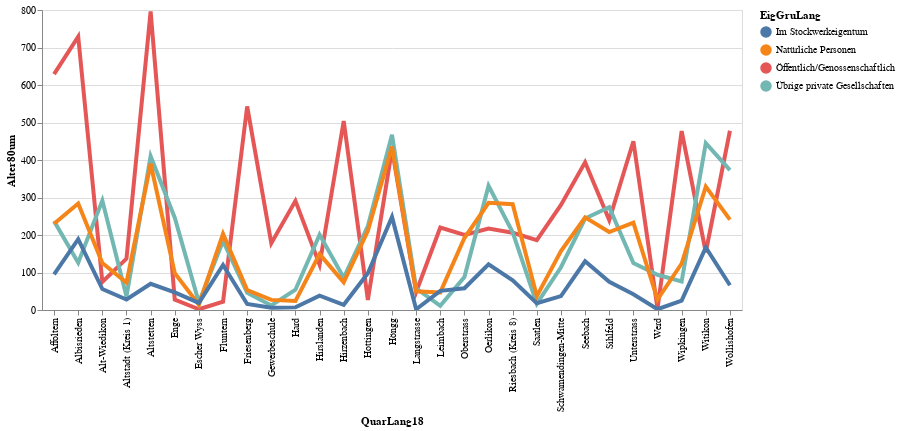

Notebook code cell kept with this figure:
### Code cell
# df_statzonen = df_statzonen[(df_statzonen.knr>0) & (df_statzonen.qname!="Hirslanden")]
#aktuellesJahr[[aktuellesJahr.KreisSort =7]])
highlight = alt.selection(type='single', on='mouseover',
                          fields=['EigGruLang'], nearest=True)
#x='date:StichtagDatJahr',
base = alt.Chart(mySelection).encode(
    x='QuarLang18',
    y='Alter80um',
    color='EigGruLang'
)

points = base.mark_circle().encode(
    opacity=alt.value(0)
).add_selection(
    highlight
).properties(
    width=700 , height=300
)
lines = base.mark_line().encode(
    size=alt.condition(~highlight, alt.value(1.5), alt.value(4))
).interactive()

points + lines

### Figure 1 — Vega-Lite specification as saved in the notebook (floating-point values rounded to 4 significant figures)
{"config": {"view": {"continuousWidth": 400, "continuousHeight": 300}}, "layer": [{"mark": "circle", "encoding": {"color": {"type": "nominal", "field": "EigGruLang"}, "opacity": {"value": 0}, "x": {"type": "nominal", "field": "QuarLang18"}, "y": {"type": "quantitative", "field": "Alter80um"}}, "height": 300, "selection": {"selector001": {"type": "single", "on": "mouseover", "fields": ["EigGruLang"], "nearest": true}}, "width": 700}, {"mark": "line", "encoding": {"color": {"type": "nominal", "field": "EigGruLang"}, "size": {"condition": {"value": 1.5, "selection": {"not": "selector001"}}, "value": 4}, "x": {"type": "nominal", "field": "QuarLang18"}, "y": {"type": "quantitative", "field": "Alter80um"}}, "selection": {"selector002": {"type": "interval", "bind": "scales", "encodings": ["x", "y"]}}}], "data": {"name": "data-db579d93ed7eba28a1594106e8e64ed3"}, "$schema": "https://vega.github.io/schema/vega-lite/v4.8.1.json", "datasets": {"data-db579d93ed7eba28a1594106e8e64ed3": [{"Jahr": "2020-01-01T00:00:00", "QuarLang18": "Altstadt (Kreis 1)", "QuarSort18": 10, "EigGruSort": 1, "EigGruLang": "Öffentlich/Genossenschaftlich", "AnzGebMitPers": 196, "PersTotal": 1756, "Alter6069": 249, "Alter80um": 137}, {"Jahr": "2020-01-01T00:00:00", "QuarLang18": "Altstadt (Kreis 1)", "QuarSort18": 10, "EigGruSort": 2, "EigGruLang": "Übrige private Gesellschaften", "AnzGebMitPers": 245, "PersTotal": 1521, "Alter6069": 144, "Alter80um": 36}, {"Jahr": "2020-01-01T00:00:00", "QuarLang18": "Altstadt (Kreis 1)", "QuarSort18": 10, "EigGruSort": 3, "EigGruLang": "Natürliche Personen", "AnzGebMitPers": 383, "PersTotal": 2049, "Alter6069": 174, "Alter80um": 73}, {"Jahr": "2020-01-01T00:00:00", "QuarLang18": "Altstadt (Kreis 1)", "QuarSort18": 10, "EigGruSort": 4, "EigGruLang": "Im Stockwerkeigentum", "AnzGebMitPers": 73, "PersTotal": 505, "Alter6069": 56, "Alter80um": 28}, {"Jahr": "2020-01-01T00:00:00", "QuarLang18": "Wollishofen", "QuarSort18": 21, "EigGruSort": 1, "EigGruLang": "Öffentlich/Genossenschaftlich", "AnzGebMitPers": 588, "PersTotal": 7419, "Alter6069": 680, "Alter80um": 478}, {"Jahr": "2020-01-01T00:00:00", "QuarLang18": "Wollishofen", "QuarSort18": 21, "EigGruSort": 2, "EigGruLang": "Übrige private Gesellschaften", "AnzGebMitPers": 293, "PersTotal": 4627, "Alter6069": 227, "Alter80um": 373}, {"Jahr": "2020-01-01T00:00:00", "QuarLang18": "Wollishofen", "QuarSort18": 21, "EigGruSort": 3, "EigGruLang": "Natürliche Personen", "AnzGebMitPers": 803, "PersTotal": 6011, "Alter6069": 511, "Alter80um": 241}, {"Jahr": "2020-01-01T00:00:00", "QuarLang18": "Wollishofen", "QuarSort18": 21, "EigGruSort": 4, "EigGruLang": "Im Stockwerkeigentum", "AnzGebMitPers": 123, "PersTotal": 1699, "Alter6069": 154, "Alter80um": 66}, {"Jahr": "2020-01-01T00:00:00", "QuarLang18": "Leimbach", "QuarSort18": 23, "EigGruSort": 1, "EigGruLang": "Öffentlich/Genossenschaftlich", "AnzGebMitPers": 371, "PersTotal": 3708, "Alter6069": 273, "Alter80um": 220}, {"Jahr": "2020-01-01T00:00:00", "QuarLang18": "Leimbach", "QuarSort18": 23, "EigGruSort": 2, "EigGruLang": "Übrige private Gesellschaften", "AnzGebMitPers": 40, "PersTotal": 784, "Alter6069": 50, "Alter80um": 11}, {"Jahr": "2020-01-01T00:00:00", "QuarLang18": "Leimbach", "QuarSort18": 23, "EigGruSort": 3, "EigGruLang": "Natürliche Personen", "AnzGebMitPers": 226, "PersTotal": 1181, "Alter6069": 127, "Alter80um": 47}, {"Jahr": "2020-01-01T00:00:00", "QuarLang18": "Leimbach", "QuarSort18": 23, "EigGruSort": 4, "EigGruLang": "Im Stockwerkeigentum", "AnzGebMitPers": 29, "PersTotal": 438, "Alter6069": 66, "Alter80um": 51}, {"Jahr": "2020-01-01T00:00:00", "QuarLang18": "Enge", "QuarSort18": 24, "EigGruSort": 1, "EigGruLang": "Öffentlich/Genossenschaftlich", "AnzGebMitPers": 59, "PersTotal": 866, "Alter6069": 63, "Alter80um": 28}, {"Jahr": "2020-01-01T00:00:00", "QuarLang18": "Enge", "QuarSort18": 24, "EigGruSort": 2, "EigGruLang": "Übrige private Gesellschaften", "AnzGebMitPers": 321, "PersTotal": 3893, "Alter6069": 219, "Alter80um": 246}, {"Jahr": "2020-01-01T00:00:00", "QuarLang18": "Enge", "QuarSort18": 24, "EigGruSort": 3, "EigGruLang": "Natürliche Personen", "AnzGebMitPers": 414, "PersTotal": 3705, "Alter6069": 231, "Alter80um": 98}, {"Jahr": "2020-01-01T00:00:00", "QuarLang18": "Enge", "QuarSort18": 24, "EigGruSort": 4, "EigGruLang": "Im Stockwerkeigentum", "AnzGebMitPers": 97, "PersTotal": 1191, "Alter6069": 95, "Alter80um": 47}, {"Jahr": "2020-01-01T00:00:00", "QuarLang18": "Alt-Wiedikon", "QuarSort18": 31, "EigGruSort": 1, "EigGruLang": "Öffentlich/Genossenschaftlich", "AnzGebMitPers": 108, "PersTotal": 1579, "Alter6069": 176, "Alter80um": 75}, {"Jahr": "2020-01-01T00:00:00", "QuarLang18": "Alt-Wiedikon", "QuarSort18": 31, "EigGruSort": 2, "EigGruLang": "Übrige private Gesellschaften", "AnzGebMitPers": 421, "PersTotal": 8021, "Alter6069": 443, "Alter80um": 292}, {"Jahr": "2020-01-01T00:00:00", "QuarLang18": "Alt-Wiedikon", "QuarSort18": 31, "EigGruSort": 3, "EigGruLang": "Natürliche Personen", "AnzGebMitPers": 572, "PersTotal": 6173, "Alter6069": 390, "Alter80um": 125}, {"Jahr": "2020-01-01T00:00:00", "QuarLang18": "Alt-Wiedikon", "QuarSort18": 31, "EigGruSort": 4, "EigGruLang": "Im Stockwerkeigentum", "AnzGebMitPers": 106, "PersTotal": 1990, "Alter6069": 172, "Alter80um": 56}, {"Jahr": "2020-01-01T00:00:00", "QuarLang18": "Friesenberg", "QuarSort18": 33, "EigGruSort": 1, "EigGruLang": "Öffentlich/Genossenschaftlich", "AnzGebMitPers": 1173, "PersTotal": 8540, "Alter6069": 799, "Alter80um": 543}, {"Jahr": "2020-01-01T00:00:00", "QuarLang18": "Friesenberg", "QuarSort18": 33, "EigGruSort": 2, "EigGruLang": "Übrige private Gesellschaften", "AnzGebMitPers": 61, "PersTotal": 877, "Alter6069": 47, "Alter80um": 46}, {"Jahr": "2020-01-01T00:00:00", "QuarLang18": "Friesenberg", "QuarSort18": 33, "EigGruSort": 3, "EigGruLang": "Natürliche Personen", "AnzGebMitPers": 240, "PersTotal": 1423, "Alter6069": 124, "Alter80um": 53}, {"Jahr": "2020-01-01T00:00:00", "QuarLang18": "Friesenberg", "QuarSort18": 33, "EigGruSort": 4, "EigGruLang": "Im Stockwerkeigentum", "AnzGebMitPers": 20, "PersTotal": 230, "Alter6069": 18, "Alter80um": 16}, {"Jahr": "2020-01-01T00:00:00", "QuarLang18": "Sihlfeld", "QuarSort18": 34, "EigGruSort": 1, "EigGruLang": "Öffentlich/Genossenschaftlich", "AnzGebMitPers": 329, "PersTotal": 6538, "Alter6069": 677, "Alter80um": 240}, {"Jahr": "2020-01-01T00:00:00", "QuarLang18": "Sihlfeld", "QuarSort18": 34, "EigGruSort": 2, "EigGruLang": "Übrige private Gesellschaften", "AnzGebMitPers": 318, "PersTotal": 5921, "Alter6069": 290, "Alter80um": 274}, {"Jahr": "2020-01-01T00:00:00", "QuarLang18": "Sihlfeld", "QuarSort18": 34, "EigGruSort": 3, "EigGruLang": "Natürliche Personen", "AnzGebMitPers": 515, "PersTotal": 8143, "Alter6069": 463, "Alter80um": 208}, {"Jahr": "2020-01-01T00:00:00", "QuarLang18": "Sihlfeld", "QuarSort18": 34, "EigGruSort": 4, "EigGruLang": "Im Stockwerkeigentum", "AnzGebMitPers": 62, "PersTotal": 1314, "Alter6069": 117, "Alter80um": 75}, {"Jahr": "2020-01-01T00:00:00", "QuarLang18": "Werd", "QuarSort18": 41, "EigGruSort": 1, "EigGruLang": "Öffentlich/Genossenschaftlich", "AnzGebMitPers": 28, "PersTotal": 555, "Alter6069": 53, "Alter80um": 4}, {"Jahr": "2020-01-01T00:00:00", "QuarLang18": "Werd", "QuarSort18": 41, "EigGruSort": 2, "EigGruLang": "Übrige private Gesellschaften", "AnzGebMitPers": 118, "PersTotal": 1816, "Alter6069": 98, "Alter80um": 94}, {"Jahr": "2020-01-01T00:00:00", "QuarLang18": "Werd", "QuarSort18": 41, "EigGruSort": 3, "EigGruLang": "Natürliche Personen", "AnzGebMitPers": 129, "PersTotal": 2053, "Alter6069": 94, "Alter80um": 28}, {"Jahr": "2020-01-01T00:00:00", "QuarLang18": "Werd", "QuarSort18": 41, "EigGruSort": 4, "EigGruLang": "Im Stockwerkeigentum", "AnzGebMitPers": 12, "PersTotal": 146, "Alter6069": 26, "Alter80um": 2}, {"Jahr": "2020-01-01T00:00:00", "QuarLang18": "Langstrasse", "QuarSort18": 42, "EigGruSort": 1, "EigGruLang": "Öffentlich/Genossenschaftlich", "AnzGebMitPers": 98, "PersTotal": 1646, "Alter6069": 133, "Alter80um": 48}, {"Jahr": "2020-01-01T00:00:00", "QuarLang18": "Langstrasse", "QuarSort18": 42, "EigGruSort": 2, "EigGruLang": "Übrige private Gesellschaften", "AnzGebMitPers": 275, "PersTotal": 5032, "Alter6069": 293, "Alter80um": 58}, {"Jahr": "2020-01-01T00:00:00", "QuarLang18": "Langstrasse", "QuarSort18": 42, "EigGruSort": 3, "EigGruLang": "Natürliche Personen", "AnzGebMitPers": 369, "PersTotal": 4469, "Alter6069": 281, "Alter80um": 50}, {"Jahr": "2020-01-01T00:00:00", "QuarLang18": "Langstrasse", "QuarSort18": 42, "EigGruSort": 4, "EigGruLang": "Im Stockwerkeigentum", "AnzGebMitPers": 43, "PersTotal": 746, "Alter6069": 48, "Alter80um": 2}, {"Jahr": "2020-01-01T00:00:00", "QuarLang18": "Hard", "QuarSort18": 44, "EigGruSort": 1, "EigGruLang": "Öffentlich/Genossenschaftlich", "AnzGebMitPers": 267, "PersTotal": 5961, "Alter6069": 572, "Alter80um": 291}, {"Jahr": "2020-01-01T00:00:00", "QuarLang18": "Hard", "QuarSort18": 44, "EigGruSort": 2, "EigGruLang": "Übrige private Gesellschaften", "AnzGebMitPers": 179, "PersTotal": 3569, "Alter6069": 207, "Alter80um": 54}, {"Jahr": "2020-01-01T00:00:00", "QuarLang18": "Hard", "QuarSort18": 44, "EigGruSort": 3, "EigGruLang": "Natürliche Personen", "AnzGebMitPers": 160, "PersTotal": 2725, "Alter6069": 170, "Alter80um": 24}, {"Jahr": "2020-01-01T00:00:00", "QuarLang18": "Hard", "QuarSort18": 44, "EigGruSort": 4, "EigGruLang": "Im Stockwerkeigentum", "AnzGebMitPers": 17, "PersTotal": 299, "Alter6069": 25, "Alter80um": 7}, {"Jahr": "2020-01-01T00:00:00", "QuarLang18": "Gewerbeschule", "QuarSort18": 51, "EigGruSort": 1, "EigGruLang": "Öffentlich/Genossenschaftlich", "AnzGebMitPers": 156, "PersTotal": 3279, "Alter6069": 314, "Alter80um": 178}, {"Jahr": "2020-01-01T00:00:00", "QuarLang18": "Gewerbeschule", "QuarSort18": 51, "EigGruSort": 2, "EigGruLang": "Übrige private Gesellschaften", "AnzGebMitPers": 143, "PersTotal": 2280, "Alter6069": 135, "Alter80um": 12}, {"Jahr": "2020-01-01T00:00:00", "QuarLang18": "Gewerbeschule", "QuarSort18": 51, "EigGruSort": 3, "EigGruLang": "Natürliche Personen", "AnzGebMitPers": 247, "PersTotal": 3307, "Alter6069": 188, "Alter80um": 27}, {"Jahr": "2020-01-01T00:00:00", "QuarLang18": "Gewerbeschule", "QuarSort18": 51, "EigGruSort": 4, "EigGruLang": "Im Stockwerkeigentum", "AnzGebMitPers": 39, "PersTotal": 558, "Alter6069": 53, "Alter80um": 6}, {"Jahr": "2020-01-01T00:00:00", "QuarLang18": "Escher Wyss", "QuarSort18": 52, "EigGruSort": 1, "EigGruLang": "Öffentlich/Genossenschaftlich", "AnzGebMitPers": 18, "PersTotal": 436, "Alter6069": 33, "Alter80um": 2}, {"Jahr": "2020-01-01T00:00:00", "QuarLang18": "Escher Wyss", "QuarSort18": 52, "EigGruSort": 2, "EigGruLang": "Übrige private Gesellschaften", "AnzGebMitPers": 118, "PersTotal": 3311, "Alter6069": 111, "Alter80um": 20}, {"Jahr": "2020-01-01T00:00:00", "QuarLang18": "Escher Wyss", "QuarSort18": 52, "EigGruSort": 3, "EigGruLang": "Natürliche Personen", "AnzGebMitPers": 113, "PersTotal": 487, "Alter6069": 39, "Alter80um": 14}, {"Jahr": "2020-01-01T00:00:00", "QuarLang18": "Escher Wyss", "QuarSort18": 52, "EigGruSort": 4, "EigGruLang": "Im Stockwerkeigentum", "AnzGebMitPers": 36, "PersTotal": 1964, "Alter6069": 173, "Alter80um": 19}, {"Jahr": "2020-01-01T00:00:00", "QuarLang18": "Unterstrass", "QuarSort18": 61, "EigGruSort": 1, "EigGruLang": "Öffentlich/Genossenschaftlich", "AnzGebMitPers": 571, "PersTotal": 8380, "Alter6069": 717, "Alter80um": 450}, {"Jahr": "2020-01-01T00:00:00", "QuarLang18": "Unterstrass", "QuarSort18": 61, "EigGruSort": 2, "EigGruLang": "Übrige private Gesellschaften", "AnzGebMitPers": 405, "PersTotal": 6146, "Alter6069": 297, "Alter80um": 125}, {"Jahr": "2020-01-01T00:00:00", "QuarLang18": "Unterstrass", "QuarSort18": 61, "EigGruSort": 3, "EigGruLang": "Natürliche Personen", "AnzGebMitPers": 1005, "PersTotal": 7825, "Alter6069": 582, "Alter80um": 233}, {"Jahr": "2020-01-01T00:00:00", "QuarLang18": "Unterstrass", "QuarSort18": 61, "EigGruSort": 4, "EigGruLang": "Im Stockwerkeigentum", "AnzGebMitPers": 132, "PersTotal": 2056, "Alter6069": 160, "Alter80um": 42}, {"Jahr": "2020-01-01T00:00:00", "QuarLang18": "Oberstrass", "QuarSort18": 63, "EigGruSort": 1, "EigGruLang": "Öffentlich/Genossenschaftlich", "AnzGebMitPers": 142, "PersTotal": 1885, "Alter6069": 149, "Alter80um": 200}, {"Jahr": "2020-01-01T00:00:00", "QuarLang18": "Oberstrass", "QuarSort18": 63, "EigGruSort": 2, "EigGruLang": "Übrige private Gesellschaften", "AnzGebMitPers": 163, "PersTotal": 2068, "Alter6069": 106, "Alter80um": 88}, {"Jahr": "2020-01-01T00:00:00", "QuarLang18": "Oberstrass", "QuarSort18": 63, "EigGruSort": 3, "EigGruLang": "Natürliche Personen", "AnzGebMitPers": 748, "PersTotal": 5348, "Alter6069": 444, "Alter80um": 192}, {"Jahr": "2020-01-01T00:00:00", "QuarLang18": "Oberstrass", "QuarSort18": 63, "EigGruSort": 4, "EigGruLang": "Im Stockwerkeigentum", "AnzGebMitPers": 159, "PersTotal": 1523, "Alter6069": 197, "Alter80um": 58}, {"Jahr": "2020-01-01T00:00:00", "QuarLang18": "Fluntern", "QuarSort18": 71, "EigGruSort": 1, "EigGruLang": "Öffentlich/Genossenschaftlich", "AnzGebMitPers": 43, "PersTotal": 850, "Alter6069": 78, "Alter80um": 22}, {"Jahr": "2020-01-01T00:00:00", "QuarLang18": "Fluntern", "QuarSort18": 71, "EigGruSort": 2, "EigGruLang": "Übrige private Gesellschaften", "AnzGebMitPers": 173, "PersTotal": 2165, "Alter6069": 160, "Alter80um": 184}, {"Jahr": "2020-01-01T00:00:00", "QuarLang18": "Fluntern", "QuarSort18": 71, "EigGruSort": 3, "EigGruLang": "Natürliche Personen", "AnzGebMitPers": 613, "PersTotal": 3822, "Alter6069": 376, "Alter80um": 203}, {"Jahr": "2020-01-01T00:00:00", "QuarLang18": "Fluntern", "QuarSort18": 71, "EigGruSort": 4, "EigGruLang": "Im Stockwerkeigentum", "AnzGebMitPers": 175, "PersTotal": 1848, "Alter6069": 235, "Alter80um": 120}, {"Jahr": "2020-01-01T00:00:00", "QuarLang18": "Hottingen", "QuarSort18": 72, "EigGruSort": 1, "EigGruLang": "Öffentlich/Genossenschaftlich", "AnzGebMitPers": 60, "PersTotal": 488, "Alter6069": 56, "Alter80um": 27}, {"Jahr": "2020-01-01T00:00:00", "QuarLang18": "Hottingen", "QuarSort18": 72, "EigGruSort": 2, "EigGruLang": "Übrige private Gesellschaften", "AnzGebMitPers": 267, "PersTotal": 3358, "Alter6069": 238, "Alter80um": 224}, {"Jahr": "2020-01-01T00:00:00", "QuarLang18": "Hottingen", "QuarSort18": 72, "EigGruSort": 3, "EigGruLang": "Natürliche Personen", "AnzGebMitPers": 829, "PersTotal": 5746, "Alter6069": 558, "Alter80um": 211}, {"Jahr": "2020-01-01T00:00:00", "QuarLang18": "Hottingen", "QuarSort18": 72, "EigGruSort": 4, "EigGruLang": "Im Stockwerkeigentum", "AnzGebMitPers": 211, "PersTotal": 1712, "Alter6069": 206, "Alter80um": 98}, {"Jahr": "2020-01-01T00:00:00", "QuarLang18": "Hirslanden", "QuarSort18": 73, "EigGruSort": 1, "EigGruLang": "Öffentlich/Genossenschaftlich", "AnzGebMitPers": 77, "PersTotal": 1012, "Alter6069": 82, "Alter80um": 121}, {"Jahr": "2020-01-01T00:00:00", "QuarLang18": "Hirslanden", "QuarSort18": 73, "EigGruSort": 2, "EigGruLang": "Übrige private Gesellschaften", "AnzGebMitPers": 128, "PersTotal": 1698, "Alter6069": 119, "Alter80um": 201}, {"Jahr": "2020-01-01T00:00:00", "QuarLang18": "Hirslanden", "QuarSort18": 73, "EigGruSort": 3, "EigGruLang": "Natürliche Personen", "AnzGebMitPers": 542, "PersTotal": 3912, "Alter6069": 360, "Alter80um": 149}, {"Jahr": "2020-01-01T00:00:00", "QuarLang18": "Hirslanden", "QuarSort18": 73, "EigGruSort": 4, "EigGruLang": "Im Stockwerkeigentum", "AnzGebMitPers": 93, "PersTotal": 774, "Alter6069": 116, "Alter80um": 38}, {"Jahr": "2020-01-01T00:00:00", "QuarLang18": "Witikon", "QuarSort18": 74, "EigGruSort": 1, "EigGruLang": "Öffentlich/Genossenschaftlich", "AnzGebMitPers": 51, "PersTotal": 1092, "Alter6069": 85, "Alter80um": 154}, {"Jahr": "2020-01-01T00:00:00", "QuarLang18": "Witikon", "QuarSort18": 74, "EigGruSort": 2, "EigGruLang": "Übrige private Gesellschaften", "AnzGebMitPers": 302, "PersTotal": 3803, "Alter6069": 319, "Alter80um": 445}, {"Jahr": "2020-01-01T00:00:00", "QuarLang18": "Witikon", "QuarSort18": 74, "EigGruSort": 3, "EigGruLang": "Natürliche Personen", "AnzGebMitPers": 786, "PersTotal": 4453, "Alter6069": 470, "Alter80um": 329}, {"Jahr": "2020-01-01T00:00:00", "QuarLang18": "Witikon", "QuarSort18": 74, "EigGruSort": 4, "EigGruLang": "Im Stockwerkeigentum", "AnzGebMitPers": 175, "PersTotal": 1896, "Alter6069": 255, "Alter80um": 167}, {"Jahr": "2020-01-01T00:00:00", "QuarLang18": "Riesbach (Kreis 8)", "QuarSort18": 80, "EigGruSort": 1, "EigGruLang": "Öffentlich/Genossenschaftlich", "AnzGebMitPers": 115, "PersTotal": 1759, "Alter6069": 198, "Alter80um": 206}, {"Jahr": "2020-01-01T00:00:00", "QuarLang18": "Riesbach (Kreis 8)", "QuarSort18": 80, "EigGruSort": 2, "EigGruLang": "Übrige private Gesellschaften", "AnzGebMitPers": 484, "PersTotal": 6729, "Alter6069": 543, "Alter80um": 207}, {"Jahr": "2020-01-01T00:00:00", "QuarLang18": "Riesbach (Kreis 8)", "QuarSort18": 80, "EigGruSort": 3, "EigGruLang": "Natürliche Personen", "AnzGebMitPers": 885, "PersTotal": 6994, "Alter6069": 625, "Alter80um": 282}, {"Jahr": "2020-01-01T00:00:00", "QuarLang18": "Riesbach (Kreis 8)", "QuarSort18": 80, "EigGruSort": 4, "EigGruLang": "Im Stockwerkeigentum", "AnzGebMitPers": 184, "PersTotal": 1974, "Alter6069": 218, "Alter80um": 79}, {"Jahr": "2020-01-01T00:00:00", "QuarLang18": "Albisrieden", "QuarSort18": 91, "EigGruSort": 1, "EigGruLang": "Öffentlich/Genossenschaftlich", "AnzGebMitPers": 563, "PersTotal": 8324, "Alter6069": 832, "Alter80um": 729}, {"Jahr": "2020-01-01T00:00:00", "QuarLang18": "Albisrieden", "QuarSort18": 91, "EigGruSort": 2, "EigGruLang": "Übrige private Gesellschaften", "AnzGebMitPers": 247, "PersTotal": 6299, "Alter6069": 277, "Alter80um": 126}, {"Jahr": "2020-01-01T00:00:00", "QuarLang18": "Albisrieden", "QuarSort18": 91, "EigGruSort": 3, "EigGruLang": "Natürliche Personen", "AnzGebMitPers": 749, "PersTotal": 5616, "Alter6069": 510, "Alter80um": 284}, {"Jahr": "2020-01-01T00:00:00", "QuarLang18": "Albisrieden", "QuarSort18": 91, "EigGruSort": 4, "EigGruLang": "Im Stockwerkeigentum", "AnzGebMitPers": 128, "PersTotal": 2055, "Alter6069": 221, "Alter80um": 189}, {"Jahr": "2020-01-01T00:00:00", "QuarLang18": "Altstetten", "QuarSort18": 92, "EigGruSort": 1, "EigGruLang": "Öffentlich/Genossenschaftlich", "AnzGebMitPers": 541, "PersTotal": 11204, "Alter6069": 951, "Alter80um": 796}, {"Jahr": "2020-01-01T00:00:00", "QuarLang18": "Altstetten", "QuarSort18": 92, "EigGruSort": 2, "EigGruLang": "Übrige private Gesellschaften", "AnzGebMitPers": 480, "PersTotal": 10960, "Alter6069": 712, "Alter80um": 410}, {"Jahr": "2020-01-01T00:00:00", "QuarLang18": "Altstetten", "QuarSort18": 92, "EigGruSort": 3, "EigGruLang": "Natürliche Personen", "AnzGebMitPers": 1089, "PersTotal": 10515, "Alter6069": 911, "Alter80um": 390}, {"Jahr": "2020-01-01T00:00:00", "QuarLang18": "Altstetten", "QuarSort18": 92, "EigGruSort": 4, "EigGruLang": "Im Stockwerkeigentum", "AnzGebMitPers": 98, "PersTotal": 1417, "Alter6069": 163, "Alter80um": 70}, {"Jahr": "2020-01-01T00:00:00", "QuarLang18": "Höngg", "QuarSort18": 101, "EigGruSort": 1, "EigGruLang": "Öffentlich/Genossenschaftlich", "AnzGebMitPers": 322, "PersTotal": 6044, "Alter6069": 597, "Alter80um": 429}, {"Jahr": "2020-01-01T00:00:00", "QuarLang18": "Höngg", "QuarSort18": 101, "EigGruSort": 2, "EigGruLang": "Übrige private Gesellschaften", "AnzGebMitPers": 435, "PersTotal": 7111, "Alter6069": 451, "Alter80um": 467}, {"Jahr": "2020-01-01T00:00:00", "QuarLang18": "Höngg", "QuarSort18": 101, "EigGruSort": 3, "EigGruLang": "Natürliche Personen", "AnzGebMitPers": 1164, "PersTotal": 7895, "Alter6069": 709, "Alter80um": 436}, {"Jahr": "2020-01-01T00:00:00", "QuarLang18": "Höngg", "QuarSort18": 101, "EigGruSort": 4, "EigGruLang": "Im Stockwerkeigentum", "AnzGebMitPers": 296, "PersTotal": 3389, "Alter6069": 446, "Alter80um": 248}, {"Jahr": "2020-01-01T00:00:00", "QuarLang18": "Wipkingen", "QuarSort18": 102, "EigGruSort": 1, "EigGruLang": "Öffentlich/Genossenschaftlich", "AnzGebMitPers": 331, "PersTotal": 5004, "Alter6069": 462, "Alter80um": 477}, {"Jahr": "2020-01-01T00:00:00", "QuarLang18": "Wipkingen", "QuarSort18": 102, "EigGruSort": 2, "EigGruLang": "Übrige private Gesellschaften", "AnzGebMitPers": 265, "PersTotal": 4044, "Alter6069": 227, "Alter80um": 76}, {"Jahr": "2020-01-01T00:00:00", "QuarLang18": "Wipkingen", "QuarSort18": 102, "EigGruSort": 3, "EigGruLang": "Natürliche Personen", "AnzGebMitPers": 619, "PersTotal": 6080, "Alter6069": 433, "Alter80um": 124}, {"Jahr": "2020-01-01T00:00:00", "QuarLang18": "Wipkingen", "QuarSort18": 102, "EigGruSort": 4, "EigGruLang": "Im Stockwerkeigentum", "AnzGebMitPers": 115, "PersTotal": 1477, "Alter6069": 139, "Alter80um": 25}, {"Jahr": "2020-01-01T00:00:00", "QuarLang18": "Affoltern", "QuarSort18": 111, "EigGruSort": 1, "EigGruLang": "Öffentlich/Genossenschaftlich", "AnzGebMitPers": 605, "PersTotal": 10487, "Alter6069": 952, "Alter80um": 629}, {"Jahr": "2020-01-01T00:00:00", "QuarLang18": "Affoltern", "QuarSort18": 111, "EigGruSort": 2, "EigGruLang": "Übrige private Gesellschaften", "AnzGebMitPers": 424, "PersTotal": 8355, "Alter6069": 472, "Alter80um": 237}, {"Jahr": "2020-01-01T00:00:00", "QuarLang18": "Affoltern", "QuarSort18": 111, "EigGruSort": 3, "EigGruLang": "Natürliche Personen", "AnzGebMitPers": 726, "PersTotal": 5202, "Alter6069": 440, "Alter80um": 230}, {"Jahr": "2020-01-01T00:00:00", "QuarLang18": "Affoltern", "QuarSort18": 111, "EigGruSort": 4, "EigGruLang": "Im Stockwerkeigentum", "AnzGebMitPers": 127, "PersTotal": 2540, "Alter6069": 316, "Alter80um": 95}, {"Jahr": "2020-01-01T00:00:00", "QuarLang18": "Oerlikon", "QuarSort18": 115, "EigGruSort": 1, "EigGruLang": "Öffentlich/Genossenschaftlich", "AnzGebMitPers": 172, "PersTotal": 3374, "Alter6069": 287, "Alter80um": 217}, {"Jahr": "2020-01-01T00:00:00", "QuarLang18": "Oerlikon", "QuarSort18": 115, "EigGruSort": 2, "EigGruLang": "Übrige private Gesellschaften", "AnzGebMitPers": 479, "PersTotal": 9091, "Alter6069": 396, "Alter80um": 331}, {"Jahr": "2020-01-01T00:00:00", "QuarLang18": "Oerlikon", "QuarSort18": 115, "EigGruSort": 3, "EigGruLang": "Natürliche Personen", "AnzGebMitPers": 1037, "PersTotal": 8867, "Alter6069": 676, "Alter80um": 286}, {"Jahr": "2020-01-01T00:00:00", "QuarLang18": "Oerlikon", "QuarSort18": 115, "EigGruSort": 4, "EigGruLang": "Im Stockwerkeigentum", "AnzGebMitPers": 146, "PersTotal": 2216, "Alter6069": 213, "Alter80um": 122}, {"Jahr": "2020-01-01T00:00:00", "QuarLang18": "Seebach", "QuarSort18": 119, "EigGruSort": 1, "EigGruLang": "Öffentlich/Genossenschaftlich", "AnzGebMitPers": 570, "PersTotal": 7335, "Alter6069": 644, "Alter80um": 394}, {"Jahr": "2020-01-01T00:00:00", "QuarLang18": "Seebach", "QuarSort18": 119, "EigGruSort": 2, "EigGruLang": "Übrige private Gesellschaften", "AnzGebMitPers": 414, "PersTotal": 9029, "Alter6069": 456, "Alter80um": 244}, {"Jahr": "2020-01-01T00:00:00", "QuarLang18": "Seebach", "QuarSort18": 119, "EigGruSort": 3, "EigGruLang": "Natürliche Personen", "AnzGebMitPers": 702, "PersTotal": 7078, "Alter6069": 590, "Alter80um": 247}, {"Jahr": "2020-01-01T00:00:00", "QuarLang18": "Seebach", "QuarSort18": 119, "EigGruSort": 4, "EigGruLang": "Im Stockwerkeigentum", "AnzGebMitPers": 130, "PersTotal": 2613, "Alter6069": 315, "Alter80um": 130}, {"Jahr": "2020-01-01T00:00:00", "QuarLang18": "Saatlen", "QuarSort18": 121, "EigGruSort": 1, "EigGruLang": "Öffentlich/Genossenschaftlich", "AnzGebMitPers": 761, "PersTotal": 7024, "Alter6069": 453, "Alter80um": 186}, {"Jahr": "2020-01-01T00:00:00", "QuarLang18": "Saatlen", "QuarSort18": 121, "EigGruSort": 2, "EigGruLang": "Übrige private Gesellschaften", "AnzGebMitPers": 60, "PersTotal": 773, "Alter6069": 56, "Alter80um": 17}, {"Jahr": "2020-01-01T00:00:00", "QuarLang18": "Saatlen", "QuarSort18": 121, "EigGruSort": 3, "EigGruLang": "Natürliche Personen", "AnzGebMitPers": 155, "PersTotal": 801, "Alter6069": 94, "Alter80um": 37}, {"Jahr": "2020-01-01T00:00:00", "QuarLang18": "Saatlen", "QuarSort18": 121, "EigGruSort": 4, "EigGruLang": "Im Stockwerkeigentum", "AnzGebMitPers": 19, "PersTotal": 201, "Alter6069": 25, "Alter80um": 18}, {"Jahr": "2020-01-01T00:00:00", "QuarLang18": "Schwamendingen-Mitte", "QuarSort18": 122, "EigGruSort": 1, "EigGruLang": "Öffentlich/Genossenschaftlich", "AnzGebMitPers": 250, "PersTotal": 3703, "Alter6069": 398, "Alter80um": 280}, {"Jahr": "2020-01-01T00:00:00", "QuarLang18": "Schwamendingen-Mitte", "QuarSort18": 122, "EigGruSort": 2, "EigGruLang": "Übrige private Gesellschaften", "AnzGebMitPers": 135, "PersTotal": 2726, "Alter6069": 197, "Alter80um": 114}, {"Jahr": "2020-01-01T00:00:00", "QuarLang18": "Schwamendingen-Mitte", "QuarSort18": 122, "EigGruSort": 3, "EigGruLang": "Natürliche Personen", "AnzGebMitPers": 350, "PersTotal": 3838, "Alter6069": 313, "Alter80um": 157}, {"Jahr": "2020-01-01T00:00:00", "QuarLang18": "Schwamendingen-Mitte", "QuarSort18": 122, "EigGruSort": 4, "EigGruLang": "Im Stockwerkeigentum", "AnzGebMitPers": 55, "PersTotal": 816, "Alter6069": 110, "Alter80um": 37}, {"Jahr": "2020-01-01T00:00:00", "QuarLang18": "Hirzenbach", "QuarSort18": 123, "EigGruSort": 1, "EigGruLang": "Öffentlich/Genossenschaftlich", "AnzGebMitPers": 571, "PersTotal": 6494, "Alter6069": 606, "Alter80um": 504}, {"Jahr": "2020-01-01T00:00:00", "QuarLang18": "Hirzenbach", "QuarSort18": 123, "EigGruSort": 2, "EigGruLang": "Übrige private Gesellschaften", "AnzGebMitPers": 166, "PersTotal": 3618, "Alter6069": 214, "Alter80um": 86}, {"Jahr": "2020-01-01T00:00:00", "QuarLang18": "Hirzenbach", "QuarSort18": 123, "EigGruSort": 3, "EigGruLang": "Natürliche Personen", "AnzGebMitPers": 224, "PersTotal": 2301, "Alter6069": 183, "Alter80um": 74}, {"Jahr": "2020-01-01T00:00:00", "QuarLang18": "Hirzenbach", "QuarSort18": 123, "EigGruSort": 4, "EigGruLang": "Im Stockwerkeigentum", "AnzGebMitPers": 20, "PersTotal": 550, "Alter6069": 72, "Alter80um": 14}]}}
